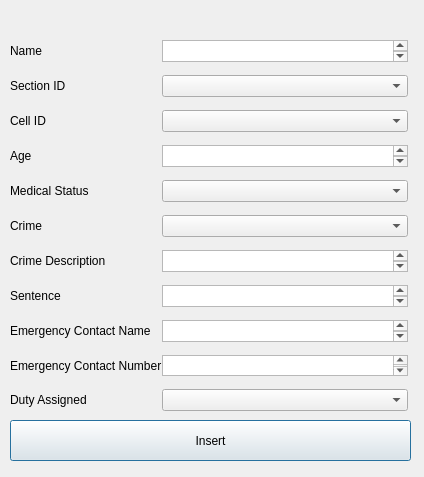
<?xml version="1.0" encoding="UTF-8"?>
<ui version="4.0">
 <class>Dialog</class>
 <widget class="QDialog" name="Dialog">
  <property name="geometry">
   <rect>
    <x>0</x>
    <y>0</y>
    <width>424</width>
    <height>477</height>
   </rect>
  </property>
  <property name="windowTitle">
   <string>Dialog</string>
  </property>
  <widget class="QPushButton" name="pushButton">
   <property name="geometry">
    <rect>
     <x>10</x>
     <y>420</y>
     <width>401</width>
     <height>41</height>
    </rect>
   </property>
   <property name="text">
    <string>Insert</string>
   </property>
  </widget>
  <widget class="QWidget" name="formLayoutWidget">
   <property name="geometry">
    <rect>
     <x>10</x>
     <y>40</y>
     <width>398</width>
     <height>371</height>
    </rect>
   </property>
   <layout class="QFormLayout" name="formLayout">
    <property name="labelAlignment">
     <set>Qt::AlignLeading|Qt::AlignLeft|Qt::AlignVCenter</set>
    </property>
    <property name="formAlignment">
     <set>Qt::AlignLeading|Qt::AlignLeft|Qt::AlignTop</set>
    </property>
    <property name="horizontalSpacing">
     <number>0</number>
    </property>
    <property name="verticalSpacing">
     <number>13</number>
    </property>
    <item row="0" column="0">
     <widget class="QLabel" name="label_2">
      <property name="text">
       <string>Name</string>
      </property>
     </widget>
    </item>
    <item row="0" column="1">
     <widget class="QTextEdit" name="textEdit">
      <property name="sizePolicy">
       <sizepolicy hsizetype="Expanding" vsizetype="Expanding">
        <horstretch>0</horstretch>
        <verstretch>0</verstretch>
       </sizepolicy>
      </property>
     </widget>
    </item>
    <item row="1" column="0">
     <widget class="QLabel" name="label_4">
      <property name="text">
       <string>Section ID</string>
      </property>
     </widget>
    </item>
    <item row="1" column="1">
     <widget class="QComboBox" name="comboBox"/>
    </item>
    <item row="2" column="0">
     <widget class="QLabel" name="label_5">
      <property name="text">
       <string>Cell ID</string>
      </property>
     </widget>
    </item>
    <item row="2" column="1">
     <widget class="QComboBox" name="comboBox_2"/>
    </item>
    <item row="3" column="0">
     <widget class="QLabel" name="label_6">
      <property name="text">
       <string>Age</string>
      </property>
     </widget>
    </item>
    <item row="3" column="1">
     <widget class="QTextEdit" name="textEdit_4"/>
    </item>
    <item row="4" column="0">
     <widget class="QLabel" name="label_7">
      <property name="text">
       <string>Medical Status</string>
      </property>
     </widget>
    </item>
    <item row="4" column="1">
     <widget class="QComboBox" name="comboBox_3"/>
    </item>
    <item row="5" column="0">
     <widget class="QLabel" name="label_8">
      <property name="text">
       <string>Crime</string>
      </property>
     </widget>
    </item>
    <item row="5" column="1">
     <widget class="QComboBox" name="comboBox_4"/>
    </item>
    <item row="6" column="0">
     <widget class="QLabel" name="label_9">
      <property name="text">
       <string>Crime Description</string>
      </property>
     </widget>
    </item>
    <item row="6" column="1">
     <widget class="QTextEdit" name="textEdit_5"/>
    </item>
    <item row="7" column="0">
     <widget class="QLabel" name="label_3">
      <property name="text">
       <string>Sentence</string>
      </property>
     </widget>
    </item>
    <item row="7" column="1">
     <widget class="QTextEdit" name="textEdit_3"/>
    </item>
    <item row="8" column="0">
     <widget class="QLabel" name="label_11">
      <property name="text">
       <string>Emergency Contact Name</string>
      </property>
     </widget>
    </item>
    <item row="8" column="1">
     <widget class="QTextEdit" name="textEdit_6"/>
    </item>
    <item row="9" column="0">
     <widget class="QLabel" name="label_10">
      <property name="text">
       <string>Emergency Contact Number</string>
      </property>
     </widget>
    </item>
    <item row="9" column="1">
     <widget class="QTextEdit" name="textEdit_7"/>
    </item>
    <item row="10" column="0">
     <widget class="QLabel" name="label_12">
      <property name="text">
       <string>Duty Assigned</string>
      </property>
     </widget>
    </item>
    <item row="10" column="1">
     <widget class="QComboBox" name="comboBox_5"/>
    </item>
   </layout>
  </widget>
 </widget>
 <resources/>
 <connections/>
</ui>
